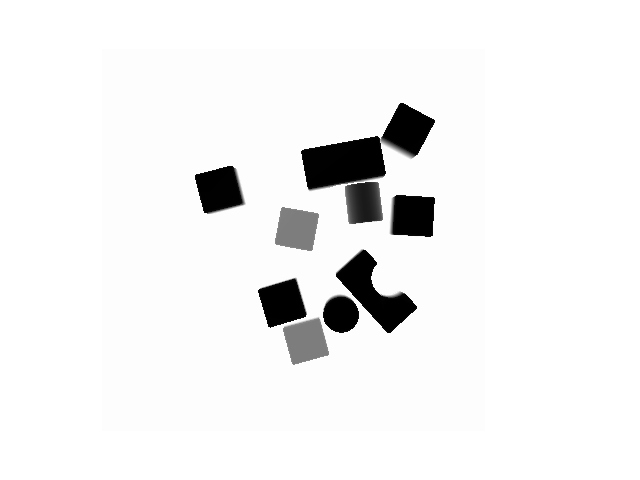
#> input picture depth_image.png, 640 x 480 px
$ python ransac_2.py depth_image.png
#> lines starting #> are read from the running program, lines starting #| are printed output that depends on the picture
import copy
import numpy as np
import pandas as pd
import matplotlib.pyplot as plt
from PIL import Image
import sys

def load_data(return_df=False):

    # generate data
#> called with return_df = True
    img = Image.open(str(sys.argv[1]))
#> img is the input picture: PIL image 640x480 I;16; min 7740, max 8250, mean 8221.7

    width, height = img.size
#> width = 640; height = 480
    print(width, height)
#| 640 480


    img_pixels = []
    for y in range(height):
      for x in range(width):
        img_pixels.append(img.getpixel((x,y)))
#> after the loop, img_pixels = 307200 items

    img_pixels = np.array(img_pixels)
    img_matrix = img_pixels.reshape([width,height])
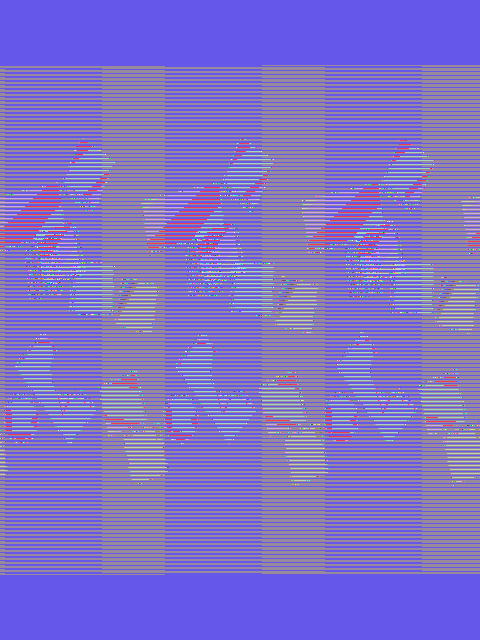
#> img_matrix: shape (640, 480) int64; 469 distinct labels, from 7740 to 8250; one colour per label, 0 black
    scatter_x = []
    scatter_y = []

    for y in range(height):
      for x in range(width):

        if img_matrix[x,y] > 1000:
            scatter_x.append(x)
            scatter_y.append(y)

    np_scatter_x = np.array(scatter_x)
    np_scatter_y = np.array(scatter_y)

    X = np.vstack([np_scatter_x, np_scatter_y]).T

    X = np_scatter_x
    y = np_scatter_y

    return X, y


def load_RM_MEDV():
    df = load_data(return_df=True)
#> (the run stopped early here; a loop or call above may not have finished)
